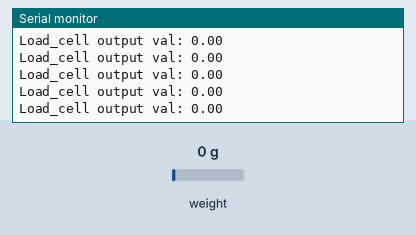
Simulated run of this sketch. Board: Arduino Uno, built with avr-gcc and run on an emulated ATmega328P. Parts: the last lines printed to the serial monitor. The test bench sets the inputs (shaded band); at power-on: weight on the scale 0 g.

Above: at 3.6 s.
3.7 s: weight on the scale set to 100 g
At 3.97 s:
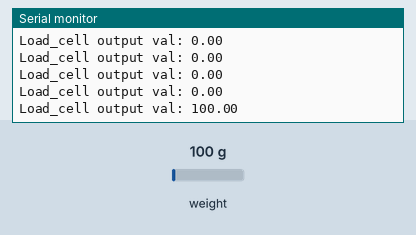
5.2 s: weight on the scale set to 1250 g
At 5.38 s:
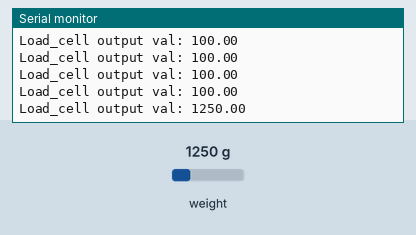
Timing chart, 0 to 8.2 s (numbered marks = the images above; inputs shaded):
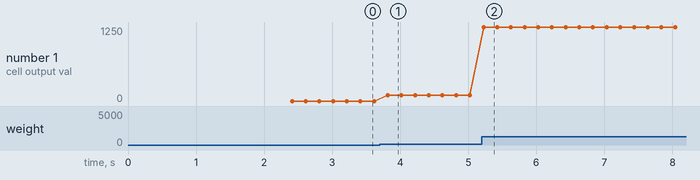

The sketch:

loadcell_5kg_callibrated.ino
```cpp
#include <HX711_ADC.h>


//pins:
const int HX711_dout = 4; //mcu > HX711 dout pin
const int HX711_sck = 5; //mcu > HX711 sck pin

//HX711 constructor:
HX711_ADC LoadCell(HX711_dout, HX711_sck);

unsigned long t = 0;

void setup() {
  Serial.begin(57600); delay(10);
  while(!Serial){delay(10);}
  Serial.println();
  Serial.println("Starting...");

  LoadCell.begin();
  //LoadCell.setReverseOutput(); //uncomment to turn a negative output value to positive
  float calibrationValue; // calibration value (see example file "Calibration.ino")
  calibrationValue = 388.82; // uncomment this if you want to set the calibration value in the sketch

  unsigned long stabilizingtime = 2000; // preciscion right after power-up can be improved by adding a few seconds of stabilizing time
  boolean _tare = true; //set this to false if you don't want tare to be performed in the next step
  LoadCell.start(stabilizingtime, _tare);
  if (LoadCell.getTareTimeoutFlag()) {
    Serial.println("Timeout, check MCU>HX711 wiring and pin designations");
    while (1);
  }
  else {
    LoadCell.setCalFactor(calibrationValue); // set calibration value (float)
    Serial.println("Startup is complete");
  }
}

void loop() {
  static boolean newDataReady = 0;
  const int serialPrintInterval = 200; //increase value to slow down serial print activity

  // check for new data/start next conversion:
  if (LoadCell.update()) newDataReady = true;

  // get smoothed value from the dataset:
  if (newDataReady) {
    if (millis() > t + serialPrintInterval) {
      float i = LoadCell.getData();
      Serial.print("Load_cell output val: ");
      Serial.println(i);
      newDataReady = 0;
      t = millis();
    }
  }

}
```

Measured:
- after the input at 3.7 s, the serial monitor: prints a new line after 0.12 s (image 1)
- after the input at 5.2 s, the serial monitor: prints a new line at once (image 2)
- plotted number 1: 0 → 100 after the input at 3.7 s, 100 → 1250 after the input at 5.2 s
